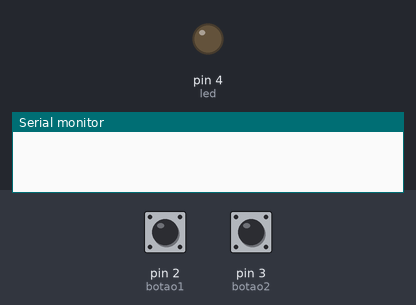
A sketch run on a simulated Arduino Uno, built with avr-gcc and run on an emulated ATmega328P. Shown: output pins drawn as LEDs (lit = HIGH), the last lines printed to the serial monitor. Inputs (shaded band) come from the test bench; at power-on: pin 2 (botao1) LOW, pin 3 (botao2) HIGH.

Above: at 1.2 s.
1.3 s: pin 2 (botao1) pulled HIGH for 0.15 s
At 2.2 s:
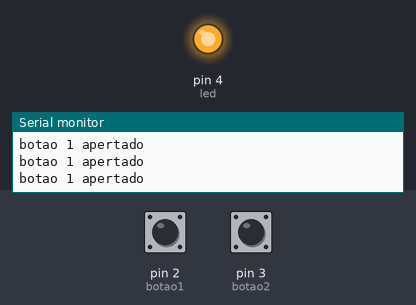
2.9 s: pin 3 (botao2) pulled LOW for 0.15 s
At 3.4 s:
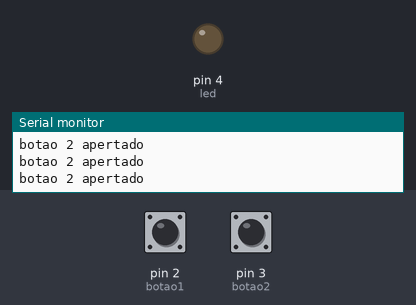
4.5 s: pin 2 (botao1) pulled HIGH for 1 s
At 5.9 s:
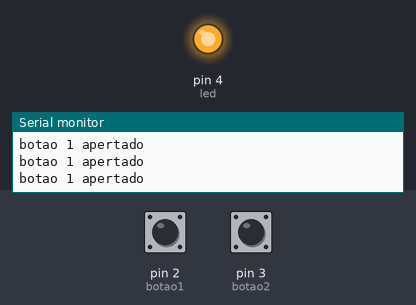
7.0 s: pin 2 (botao1) driven HIGH and pin 3 (botao2) driven LOW
At 8.6 s:
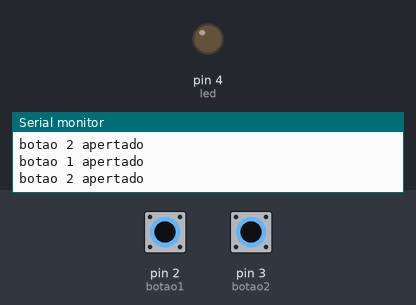
8.9 s: pin 3 (botao2) driven HIGH
At 10.0 s:
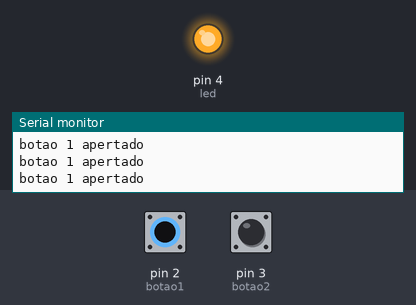
Timing chart, 0 to 11.4 s (numbered marks = the images above; inputs shaded):
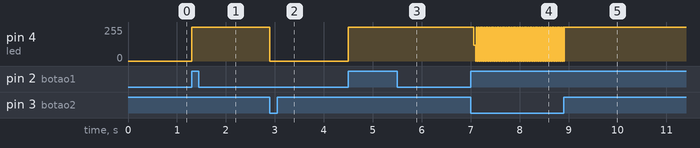

Measured:
- after the input at 1.3 s, pin 4 (led): 0/255 → 255/255 at once
- after the input at 2.9 s, pin 4 (led): 255/255 → 0/255 at once
- after the input at 4.5 s, pin 4 (led): 0/255 → 255/255 at once
- after the input at 7.0 s, pin 4 (led): 255/255 → 119/255 after 0.07 s, then repeats every 0.03 s: 0/255 0.01 s, 255/255 0.02 s
- after the input at 8.9 s, pin 4 (led): goes on until 8.9 s, then stays 255/255

The sketch:

codigo.ino
```cpp
const int botao1 = 2;
const int botao2 = 3;
const int led = 4;

int var1;
int var2;

 void setup()
 {
    pinMode(botao1, INPUT);
  	pinMode(botao2, INPUT);
    pinMode(led, OUTPUT);
   	Serial.begin(9600);
 }

 void loop()
 {
    var1 = digitalRead(botao1);
   	var2 = digitalRead(botao2);

   if(var1){
    digitalWrite(led, HIGH);
    Serial.println("botao 1 apertado");
   }
   if(!var2){
    digitalWrite(led, LOW);
    Serial.println("botao 2 apertado");
   }
 }
```
